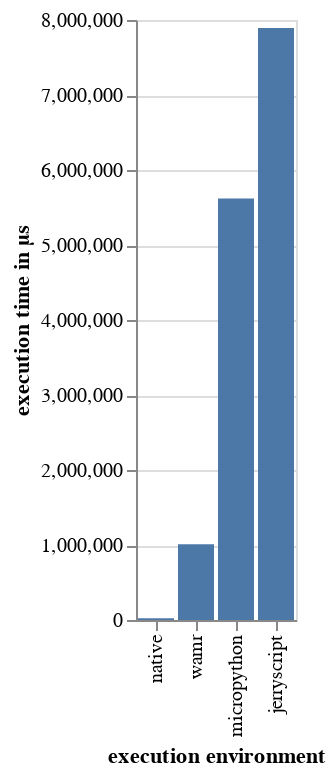
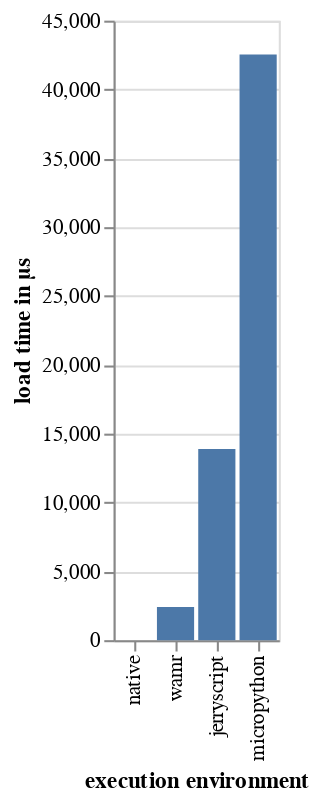

Write notebook code for charts like these, in order.
### Code cell
benchmark_avg_over_iteration = benchmark_df.group_by("environment").agg(
    pl.col("execution_time_us").mean(), (pl.col("init_runtime_us").mean() + pl.col("load_program_us").mean()).alias("load_time_us")
    )

execution_time = alt.Chart(benchmark_avg_over_iteration).encode(
    alt.X("environment", title="execution environment").sort("y"),
    alt.Y("execution_time_us", title="execution time in µs" ),
).mark_bar()


load_time = alt.Chart(benchmark_avg_over_iteration).encode(
    alt.X("environment", title="execution environment").sort("y"),
    alt.Y("load_time_us", title="load time in µs" ),
).mark_bar()

execution_time.display(scaleFactor=2)
load_time.display(scaleFactor=2)

### Figure 1 — Vega-Lite specification as saved in the notebook (floating-point values rounded to 4 significant figures)
{"config": {"view": {"continuousWidth": 300, "continuousHeight": 300}}, "data": {"name": "data-482949cbf8f0e626664f8bc19bc08f94"}, "mark": {"type": "bar"}, "encoding": {"x": {"field": "environment", "sort": "y", "title": "execution environment", "type": "nominal"}, "y": {"field": "execution_time_us", "title": "execution time in µs", "type": "quantitative"}}, "$schema": "https://vega.github.io/schema/vega-lite/v5.20.1.json", "datasets": {"data-482949cbf8f0e626664f8bc19bc08f94": [{"environment": "jerryscript", "execution_time_us": 7892000.0, "load_time_us": 13880.0}, {"environment": "native", "execution_time_us": 24120.0, "load_time_us": 0.0}, {"environment": "wamr", "execution_time_us": 1012000.0, "load_time_us": 2408.0}, {"environment": "micropython", "execution_time_us": 5620000.0, "load_time_us": 42540.0}]}}

### Figure 2 — Vega-Lite specification as saved in the notebook (floating-point values rounded to 4 significant figures)
{"config": {"view": {"continuousWidth": 300, "continuousHeight": 300}}, "data": {"name": "data-482949cbf8f0e626664f8bc19bc08f94"}, "mark": {"type": "bar"}, "encoding": {"x": {"field": "environment", "sort": "y", "title": "execution environment", "type": "nominal"}, "y": {"field": "load_time_us", "title": "load time in µs", "type": "quantitative"}}, "$schema": "https://vega.github.io/schema/vega-lite/v5.20.1.json", "datasets": {"data-482949cbf8f0e626664f8bc19bc08f94": [{"environment": "jerryscript", "execution_time_us": 7892000.0, "load_time_us": 13880.0}, {"environment": "native", "execution_time_us": 24120.0, "load_time_us": 0.0}, {"environment": "wamr", "execution_time_us": 1012000.0, "load_time_us": 2408.0}, {"environment": "micropython", "execution_time_us": 5620000.0, "load_time_us": 42540.0}]}}
